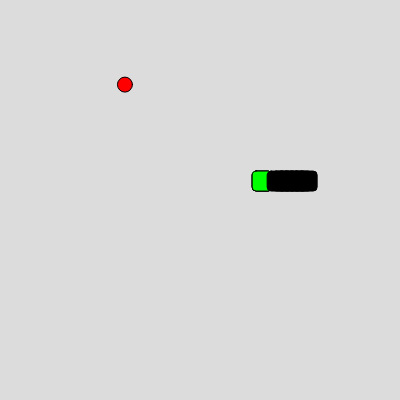
Frame 1 (no input)
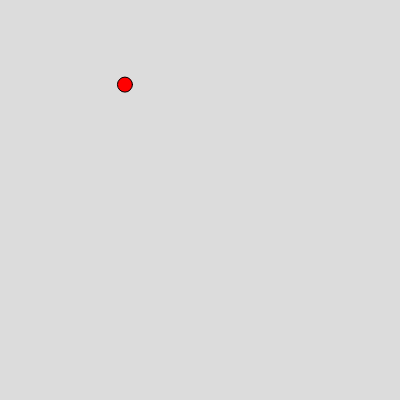
Frame 60 (no input)
Frame 120 (the mouse pressed at the canvas centre since frame 60): identical to frame 60, image omitted

The p5.js sketch that drew these frames (run headless with seeded random() and noise() and a simulated clock; from frame 60 on, the mouse is pressed at the canvas centre):

// p5.js sketch
// ── sketch.js
var apple;
var snake;
var dir = "LEFT";

function setup() {
  createCanvas(400, 400);

  // create snake
  snake = new Snake(random(150, 300), random(150, 300), 20);
  snake.createSnake();

  // create apple
  apple = new Apple(random(50, 150), random(50, 150));
}

function draw() {
  background(220);
  apple.show();

  // check if the snake is still alive
  if (snake.body.length > 0) {
    snake.show();
    snake.move(dir);


    var snakeHeadX = snake.body[0][0];
    var snakeHeadY = snake.body[0][1];

    // check if the snake is out of bounds
    if (snakeHeadX + snake.rad >= width + 15 || snakeHeadX - snake.rad <= -15 ||
        snakeHeadY + snake.rad >= height + 15 || snakeHeadY - snake.rad <= -15) {
          snake.killSnake();
    }

    // snake eats apple
    for (var i = 0; i < snake.body.length; i ++) {
      if (dist(apple.x, apple.y, snakeHeadX, snakeHeadY) < 15) {
        // change the location of the apple
        apple.setLocation(random(50, 350), random(50, 350));

        // make the snake longer
        snake.increaseLength();

        // check if the apple spawns inside the snake
        for (var j = 0; j < snake.body.length; j ++) {
          if (Math.abs(snake.body[j][0] - apple.x) < 20 && Math.abs(snake.body[j][1] - apple.y) < 20) {
            apple.setLocation(random(50, 350), random(50, 350));
            j = -1;
          }
        }
      }
    }
  }
}

function keyPressed(e) {
  if (keyCode == RIGHT_ARROW) {
    dir = "RIGHT";

  } else if (keyCode == LEFT_ARROW) {
    dir = "LEFT";

  } else if (keyCode == UP_ARROW) {
    dir = "UP";

  } else if (keyCode == DOWN_ARROW) {
    dir = "DOWN";
  }
}
// ── apple.js
function Apple(x, y) {
    this.x = x;
    this.y = y;
    this.rad = 15;

    this.show = function() {
        fill(255, 0, 0);
        circle(this.x, this.y, this.rad);
    }

    this.setLocation = function(newX, newY){
        this.x = newX;
        this.y = newY;
    }
}
// ── snake.js
function Snake(startingX, startingY, rad) {
    this.startingX = startingX;
    this.startingY = startingY;
    this.rad = rad;
    this.body = [];

    this.createSnake = function() {
        for (var i = 0; i < 10; i++) {
            this.body[i] = [this.startingX + 5 * (i + 1), this.startingY];
        }
    }

    this.show = function() {
        // check if the snake is alive
        if (this.body.length != 0) {
            rectMode(CENTER);

            // show the head
            fill(0, 255, 0);
            for (var i = 0; i < 3; i ++) {
                rect(this.body[0][0], this.body[0][1], this.rad, this.rad, 4);
            }

            // show the body with a different color
            fill(0);
            for (var i = 3; i < this.body.length; i++) {
                rect(this.body[i][0], this.body[i][1], this.rad, this.rad, 4);
            }
        }
    }

    this.move = function(dir) {
        var curHeadX = this.body[0][0];
        var curHeadY = this.body[0][1];
        var prevDir = "";

        if (dir == "UP") {
            newHead = [curHeadX, curHeadY - 5];
            prevDir = "DOWN";
        } else if (dir == "DOWN") {
            newHead = [curHeadX, curHeadY + 5];
            prevDir = "UP";
        } else if (dir == "LEFT") {
            newHead = [curHeadX - 5, curHeadY];
            prevDir = "RIGHT";
        } else if (dir == "RIGHT") {
            newHead = [curHeadX + 5, curHeadY];
            prevDir = "LEFT";
        }

        // check if the snake is going to its tail
        if (this.body[1][0] != newHead[0] || this.body[1][1] != newHead[1]) {
            this.body.pop();
            this.body.unshift(newHead);
        } else {
            this.move(prevDir);
        }
    }

    this.killSnake = function() {
        this.body = [];
    }

    this.eatItself = function() {
        curHeadX = this.body[0][0];
        curHeadY = this.body[0][1];

        for (var i = 1; i < this.body.length; i ++) {
            // eats itself
            if (dist(curHeadX, curHeadY, this.body[i][0], this.body[i][1]) < 3) {
                this.body = [];
            }
        }
    }

    this.increaseLength = function(currentDir) {
        if (currentDir == "UP") {
            newHead = [curHeadX, curHeadY - 5];
        } else if (currentDir == "DOWN") {
            newHead = [curHeadX, curHeadY + 5];
        } else if (currentDir == "LEFT") {
            newHead = [curHeadX - 5, curHeadY];
        } else if (currentDir == "RIGHT") {
            newHead = [curHeadX + 5, curHeadY];
        }

        this.body.unshift(newHead);
    }
}
